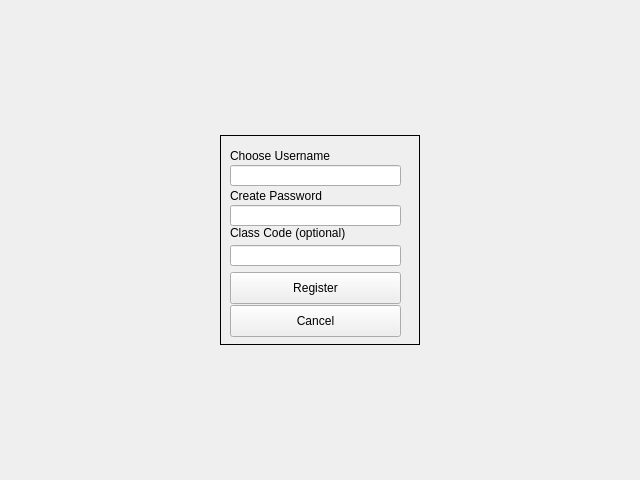
<?xml version="1.0" encoding="UTF-8"?>
<ui version="4.0">
 <class>StudReg</class>
 <widget class="QWidget" name="StudReg">
  <property name="geometry">
   <rect>
    <x>0</x>
    <y>0</y>
    <width>640</width>
    <height>480</height>
   </rect>
  </property>
  <property name="windowTitle">
   <string>Form</string>
  </property>
  <layout class="QGridLayout" name="gridLayout_2">
   <item row="0" column="0">
    <layout class="QGridLayout" name="gridLayout">
     <item row="0" column="0">
      <widget class="QFrame" name="frame">
       <property name="sizePolicy">
        <sizepolicy hsizetype="Fixed" vsizetype="Fixed">
         <horstretch>0</horstretch>
         <verstretch>0</verstretch>
        </sizepolicy>
       </property>
       <property name="minimumSize">
        <size>
         <width>200</width>
         <height>210</height>
        </size>
       </property>
       <property name="autoFillBackground">
        <bool>false</bool>
       </property>
       <property name="frameShape">
        <enum>QFrame::Box</enum>
       </property>
       <widget class="QLabel" name="userLabel">
        <property name="geometry">
         <rect>
          <x>10</x>
          <y>10</y>
          <width>131</width>
          <height>21</height>
         </rect>
        </property>
        <property name="text">
         <string>Choose Username</string>
        </property>
       </widget>
       <widget class="QLabel" name="passLabel">
        <property name="geometry">
         <rect>
          <x>10</x>
          <y>50</y>
          <width>131</width>
          <height>21</height>
         </rect>
        </property>
        <property name="text">
         <string>Create Password</string>
        </property>
       </widget>
       <widget class="QLabel" name="classLabel">
        <property name="geometry">
         <rect>
          <x>10</x>
          <y>90</y>
          <width>151</width>
          <height>16</height>
         </rect>
        </property>
        <property name="text">
         <string>Class Code (optional)</string>
        </property>
       </widget>
       <widget class="QLineEdit" name="userEntry">
        <property name="geometry">
         <rect>
          <x>10</x>
          <y>30</y>
          <width>171</width>
          <height>21</height>
         </rect>
        </property>
       </widget>
       <widget class="QLineEdit" name="passEntry">
        <property name="geometry">
         <rect>
          <x>10</x>
          <y>70</y>
          <width>171</width>
          <height>21</height>
         </rect>
        </property>
       </widget>
       <widget class="QLineEdit" name="classEntry">
        <property name="geometry">
         <rect>
          <x>10</x>
          <y>110</y>
          <width>171</width>
          <height>21</height>
         </rect>
        </property>
       </widget>
       <widget class="QPushButton" name="regButton">
        <property name="geometry">
         <rect>
          <x>10</x>
          <y>137</y>
          <width>171</width>
          <height>32</height>
         </rect>
        </property>
        <property name="text">
         <string>Register</string>
        </property>
       </widget>
       <widget class="QPushButton" name="cancelButton">
        <property name="geometry">
         <rect>
          <x>10</x>
          <y>170</y>
          <width>171</width>
          <height>32</height>
         </rect>
        </property>
        <property name="text">
         <string>Cancel</string>
        </property>
       </widget>
      </widget>
     </item>
    </layout>
   </item>
  </layout>
 </widget>
 <resources/>
 <connections/>
</ui>
